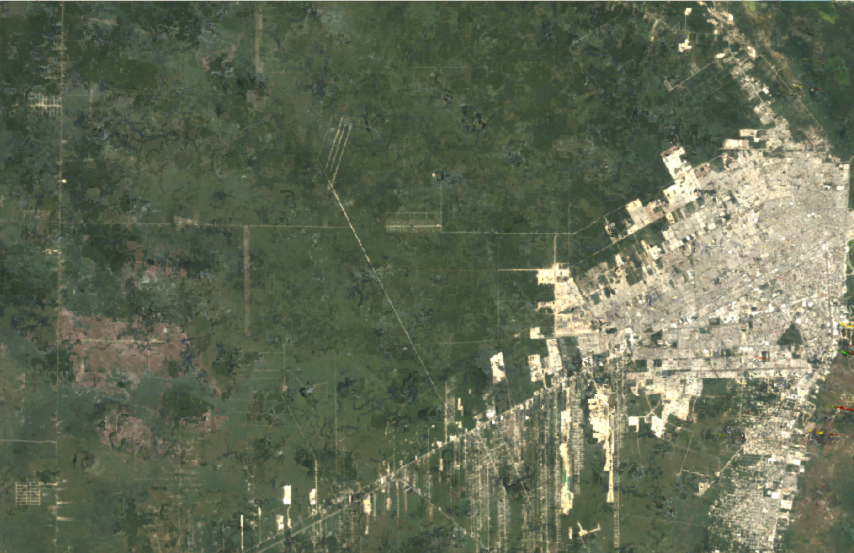
#> input picture Images/2011.png, 1708 x 1106 px (shown at 1/2 size)
$ python segment.py
#> lines starting #> are read from the running program, lines starting #| are printed output that depends on the picture; after the words box and inside, x2 and y2 are one past the last pixel; in counts of white or black regions, pixels touching at a corner belong together
import cv2
import numpy as np
import os

def percent_green(mask):
    """Calculate the percentage of green pixels in the mask."""
    total_pixels = mask.size
    green_pixels = np.count_nonzero(mask)  # Count nonzero (white) pixels
    return (green_pixels / total_pixels) * 100

def detect_green_HSV(image_path):
    """Detect green color in an image using HSV segmentation and display results."""
#> called with image_path = 'Images/2011.png'

    # Load the image
    image = cv2.imread(image_path)
#> image is the input picture: shape (1106, 1708, 3); mean B, G, R 84.8, 106.9, 98.7
    if image is None:
        print(f"Error: Could not read image {image_path}. Check the file path.")
        return

    # Resize image for consistent display
    image = cv2.resize(image, (600, 400))
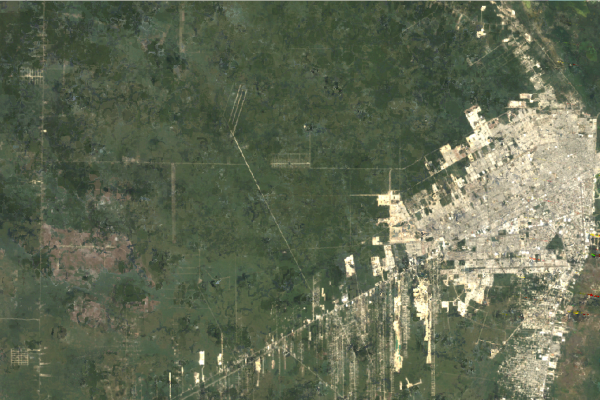
#> image: shape (400, 600, 3); mean B, G, R 84.7, 106.8, 98.5

    # Convert to HSV color space
    HSV_image = cv2.cvtColor(image, cv2.COLOR_BGR2HSV)
#> HSV_image: shape (400, 600, 3); mean H, S, V 43.8, 57.6, 108.3

    # Define HSV range for green
    lower_HSV_values = np.array([36, 50, 50], dtype='uint8')
    upper_HSV_values = np.array([86, 255, 255], dtype='uint8')

    # Create a mask where green areas are white and rest is black
    mask = cv2.inRange(HSV_image, lower_HSV_values, upper_HSV_values)
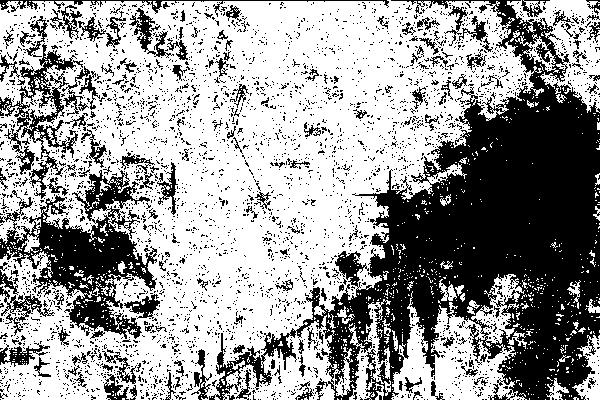
#> mask: shape (400, 600); 61.4% white; 3592 black regions (3423 under 20 px), largest, box (x1, y1, x2, y2) and area: (209, 0, 600, 400) 55819, (0, 170, 157, 339) 9858, (0, 43, 83, 199) 3075

    # Calculate green percentage
    green_percentage = percent_green(mask)
#> in percent_green, `green_pixels = np.count_nonzero(mask)`: green_pixels = 147467
#> green_percentage = 61.44

    # Apply the mask to show only green regions
    segmented_output = cv2.bitwise_and(image, image, mask=mask)
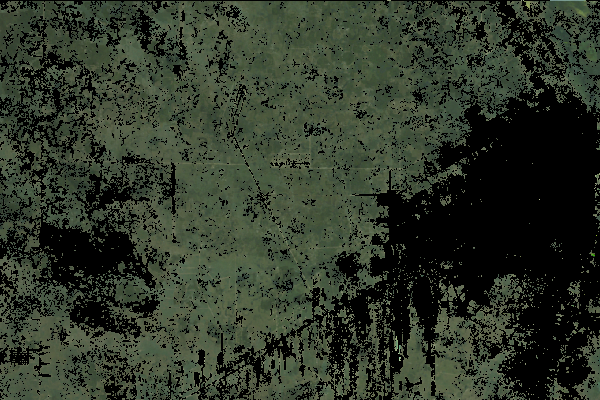
#> segmented_output: shape (400, 600, 3); mean B, G, R 41.2, 54.8, 46.8

    # Get the filename without extension (assumed to be the year)
    filename = os.path.splitext(os.path.basename(image_path))[0]
    year = filename  # Filename itself is the year (e.g., "2025")

    # Custom text with filename (year) and percentage of green area
    result_text = f"{green_percentage:.2f}% Forest Area in the year {filename}"
#> result_text = '61.44% Forest Area in the year 2011'

    # Add text to the segmented image
    cv2.putText(segmented_output, result_text, (1, 50),
                cv2.FONT_HERSHEY_SIMPLEX, 0.75, (0, 255, 0), 2, cv2.LINE_AA)
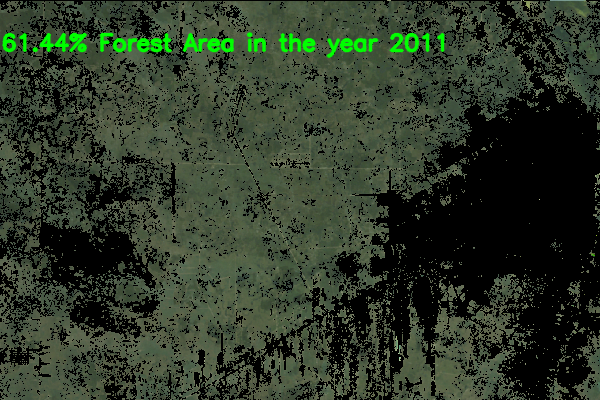
#> segmented_output: shape (400, 600, 3); 1.95% of pixels changed, all inside (x1, y1, x2, y2) = (1, 32, 446, 58)

    # Resize window for better visualization
    cv2.namedWindow("Final Segmented Image", cv2.WINDOW_NORMAL)
    cv2.resizeWindow("Final Segmented Image", 1920, 1080)

    # Display the final segmented image
    cv2.imshow("Final Segmented Image", segmented_output)

    print(result_text)
#| 61.44% Forest Area in the year 2011

    # Wait for a key press and close the window
    cv2.waitKey(0)
    cv2.destroyAllWindows()

# Specify the image file
image_path = "Images/2011.png"  # Change this to the actual file path
detect_green_HSV(image_path)

$ run again, with Images/1985.png copied over Images/2011.png
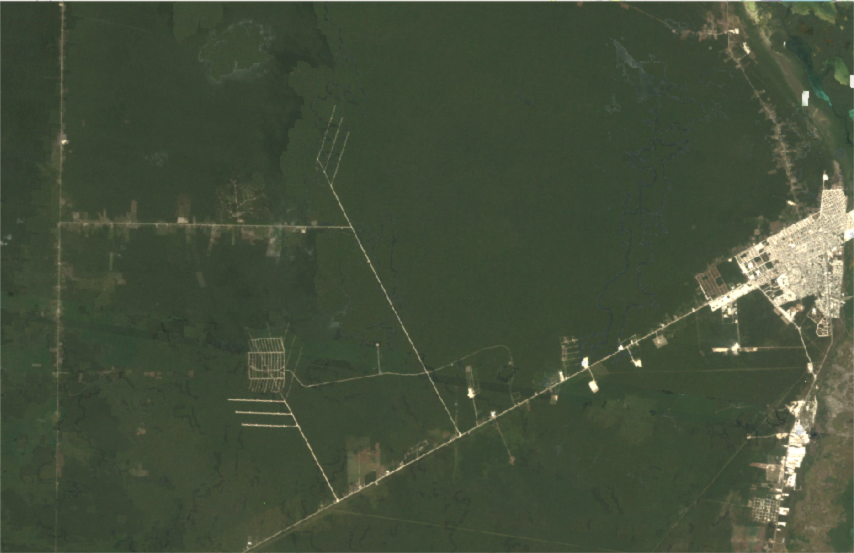
#> input picture Images/1985.png, 1708 x 1106 px (shown at 1/2 size)
#> in detect_green_HSV, image is the input picture: shape (1106, 1708, 3); mean B, G, R 58.6, 79.3, 68.7
#> image: shape (400, 600, 3)
#> HSV_image: shape (400, 600, 3); mean H, S, V 46.3, 68.9, 79.6
#> in detect_green_HSV, `mask = cv2.inRange(HSV_image, lower_HSV_values, upper_HSV_values)`:
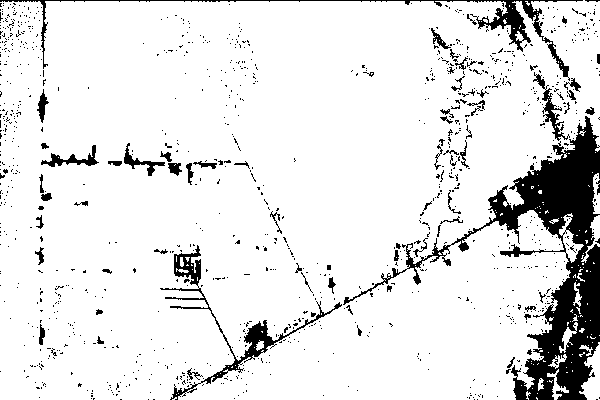
#> mask: shape (400, 600); 89.4% white; 1089 black regions (1019 under 20 px), largest, box (x1, y1, x2, y2) and area: (343, 116, 600, 400) 14281, (0, 0, 583, 81) 2239, (160, 245, 342, 400) 2124
#> green_pixels = 214632
#> green_percentage = 89.43
#> result_text = '89.43% Forest Area in the year 2011'
#> in detect_green_HSV, `cv2.putText(segmented_output, result_text, (1, 50), cv2.FONT_HERSHEY_S..`:
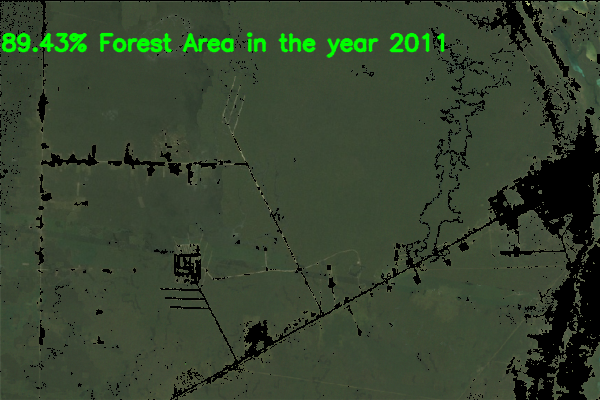
#> segmented_output: shape (400, 600, 3); mean B, G, R 47.1, 68.6, 54.4
#| 89.43% Forest Area in the year 2011

$ run again, with Images/1993.png copied over Images/2011.png
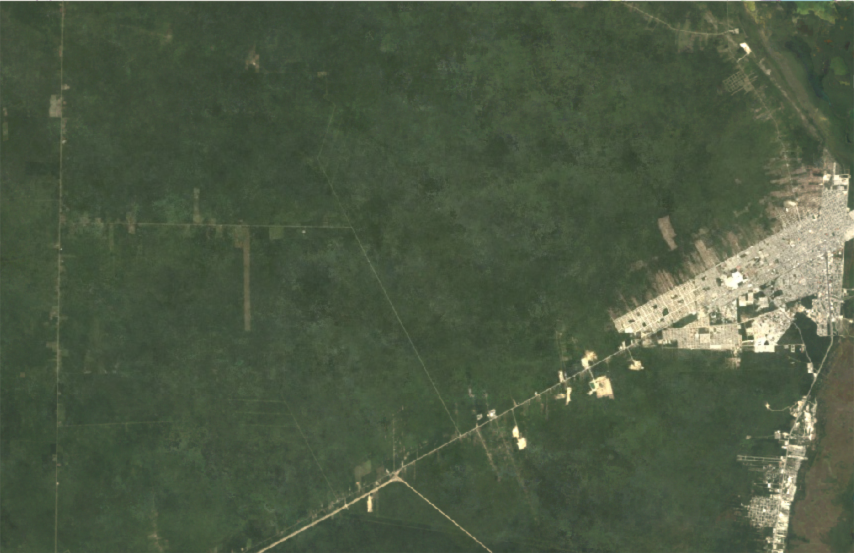
#> input picture Images/1993.png, 1708 x 1106 px (shown at 1/2 size)
#> in detect_green_HSV, image is the input picture: shape (1106, 1708, 3); mean B, G, R 67.6, 89.8, 77.3
#> image: shape (400, 600, 3)
#> HSV_image: shape (400, 600, 3); mean H, S, V 48, 65.2, 90.2
#> in detect_green_HSV, `mask = cv2.inRange(HSV_image, lower_HSV_values, upper_HSV_values)`:
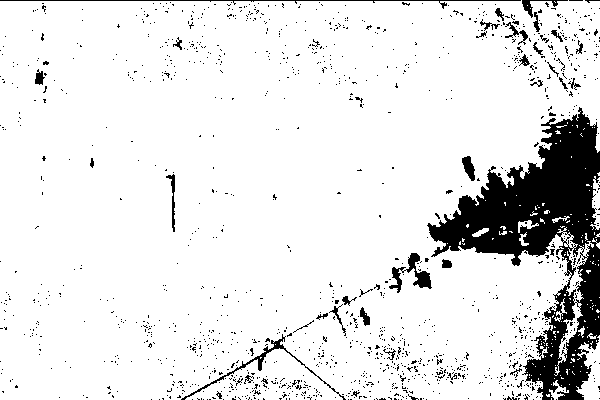
#> mask: shape (400, 600); 89.4% white; 1392 black regions (1350 under 20 px), largest, box (x1, y1, x2, y2) and area: (427, 107, 600, 400) 18316, (0, 0, 521, 9) 561, (389, 253, 432, 293) 552
#> green_pixels = 214546
#> green_percentage = 89.39
#> result_text = '89.39% Forest Area in the year 2011'
#> in detect_green_HSV, `cv2.putText(segmented_output, result_text, (1, 50), cv2.FONT_HERSHEY_S..`:
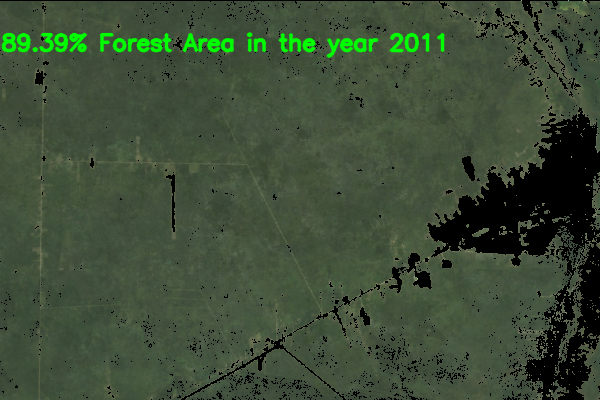
#> segmented_output: shape (400, 600, 3); mean B, G, R 54.1, 77, 60.7
#| 89.39% Forest Area in the year 2011

$ run again, with Images/2001.png copied over Images/2011.png
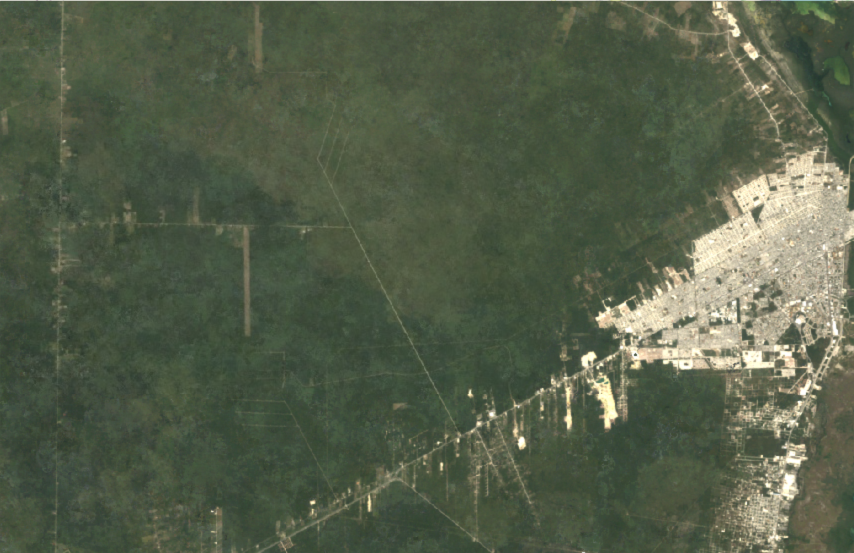
#> input picture Images/2001.png, 1708 x 1106 px (shown at 1/2 size)
#> in detect_green_HSV, image is the input picture: shape (1106, 1708, 3); mean B, G, R 73.7, 94.8, 85
#> image: shape (400, 600, 3)
#> HSV_image: shape (400, 600, 3); mean H, S, V 45.8, 60.3, 95.6
#> in detect_green_HSV, `mask = cv2.inRange(HSV_image, lower_HSV_values, upper_HSV_values)`:
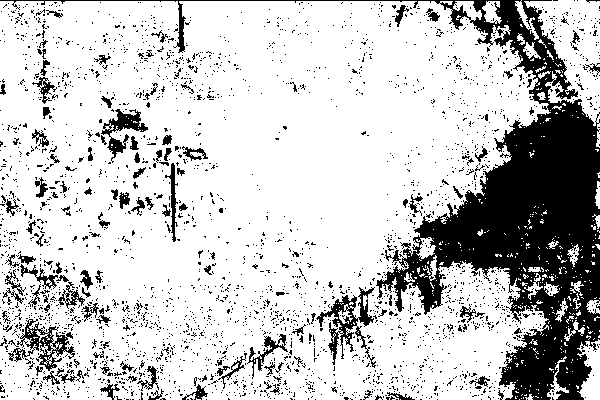
#> mask: shape (400, 600); 78.2% white; 2921 black regions (2794 under 20 px), largest, box (x1, y1, x2, y2) and area: (0, 0, 600, 400) 34365, (316, 287, 376, 368) 1318, (8, 319, 75, 371) 1066
#> green_pixels = 187606
#> green_percentage = 78.17
#> result_text = '78.17% Forest Area in the year 2011'
#> in detect_green_HSV, `cv2.putText(segmented_output, result_text, (1, 50), cv2.FONT_HERSHEY_S..`:
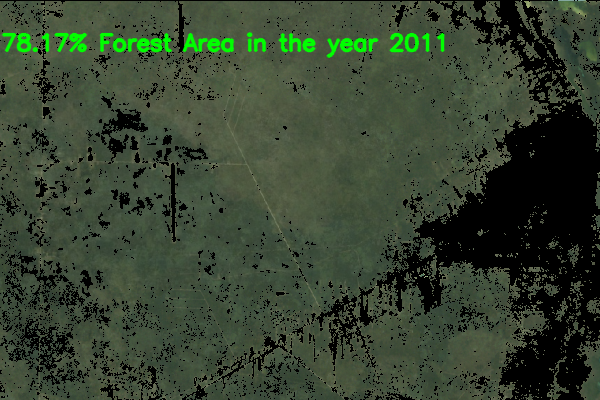
#> segmented_output: shape (400, 600, 3); mean B, G, R 48.5, 67.9, 54.7
#| 78.17% Forest Area in the year 2011
